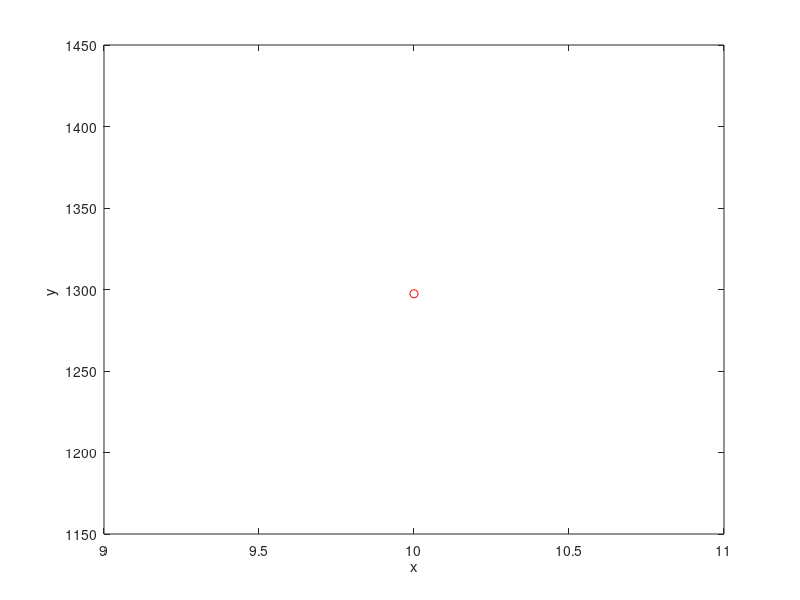

This figure's MATLAB source:
f=@(x,y,z)1/3*(2*z+5*y-exp(-x)); %Here we input our function such that dy/dx = f(x,y)
x0=input('\n Initial value of x: '); %initial given value x0
y0=input('\n Initial value of y: '); %Given initial value y0
z0=input('\n Initial value of z: '); %Given initial value y0
xn=input('\n Final value of x: ');% where we need to find the value of y 
h=input('\n The step size h: '); %example h=0.1
fprintf('\n x        y      z '); % creating the heading for table contaning values of x and y
while x0<=xn %The loop will repeat until the final value of x is reached
    fprintf('\n%4.3f  %4.3f  %4.3f',x0,y0,z0); %values of x0 and y0
    j1=h*f(x0,y0,z0);
    k1=h*z0;
    j2=h*f(x0+h/2,y0+k1/2,z0+j1/2);
    k2=h*(z0+j1/2);
    j3=h*f(x0+h/2,y0+k2/2,z0+j2/2);
    k3=h*(z0+j2/2);
    j4=h*f(x0+h,y0+k3,z0+j3);
    k4=h*(z0+j3); %formula for calculating k1
    x1=x0+h; %formula for calculating next value of x
    y1=y0+(k1+2*k2+2*k3+k4)/6;
    z1=z0+(j1+2*j2+2*j3+j4)/6;
    x0=x1;%Now, the intial value is changed for x
    y0=y1;%Now, the intial value is changed for x
    z0=z1;
    plot(x0,y0,'ro')
    xlabel ( 'x' ) ; ylabel ( 'y ' )
    hold on
end
